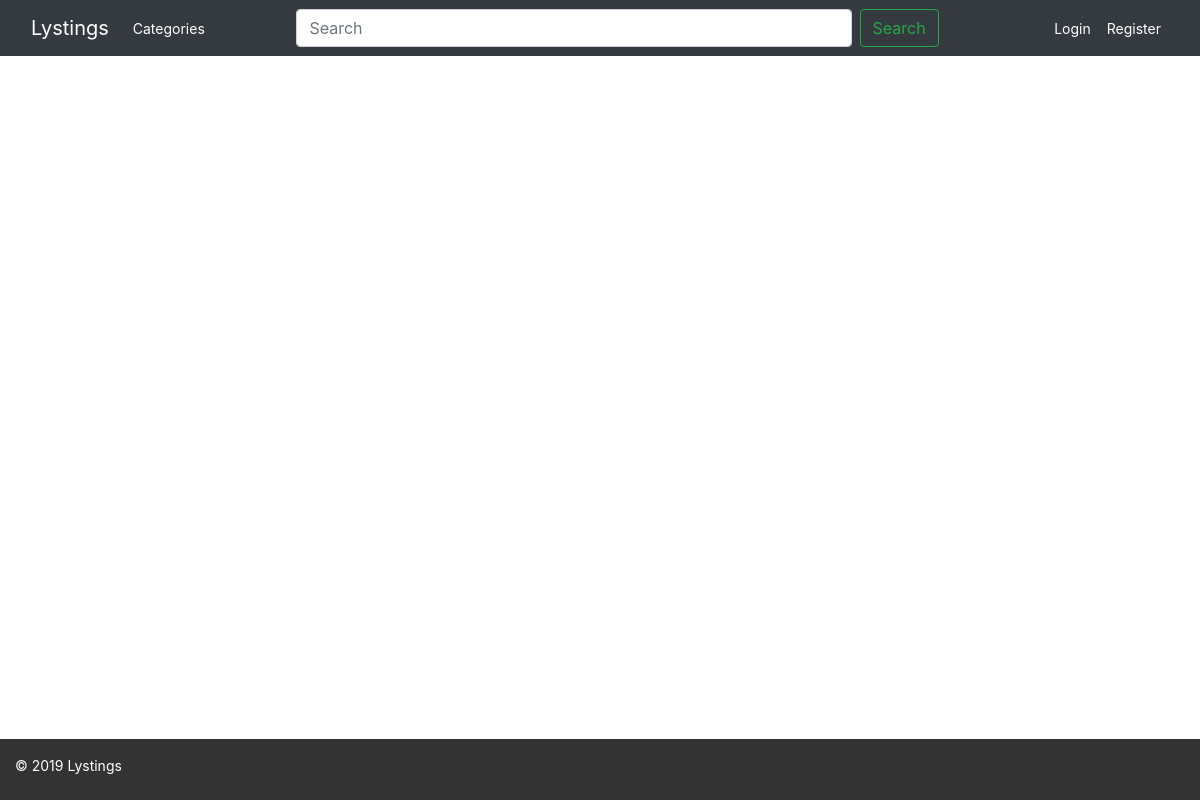
Before: / with the older database file.
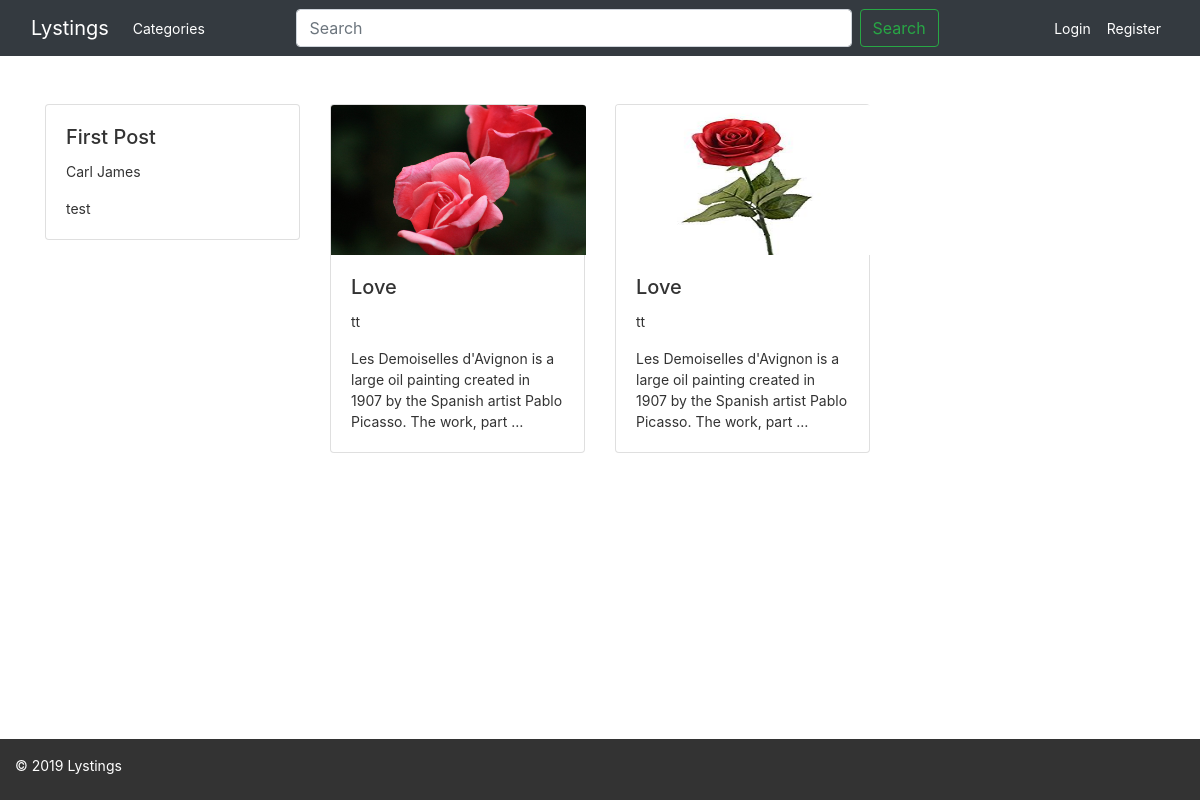
After: the same page with the newer database file.
### items/models.py (models this page shows, shortened)
class PostItem(models.Model):
    title = models.CharField(max_length=200)
    slug = models.SlugField()
    short_description = models.CharField(max_length=250)
    description = models.TextField()
    post_image = models.ImageField(
        upload_to='uploads', blank=True, null=True, default='default.jpg')
    pub_date = models.DateTimeField(auto_now_add=True)
    updated_at = models.DateTimeField(auto_now=True)
    post_category = models.ForeignKey(Category, on_delete=models.CASCADE)
    user_post = models.ForeignKey(CustomUser, on_delete=models.CASCADE)
    class Meta:
        verbose_name = 'List Item'

### users/models.py (models this page shows)
class CustomUser(AbstractUser):
    def full_name(self):
        if self.first_name == '' and self.last_name == '':
            return self.username
        else:
            return f'{self.first_name} {self.last_name}'
    def __str__(self):
        return self.full_name()

### items/views.py (the view)
# urls.py: path('', PostItemListView.as_view(), name='home'),
class PostItemListView(ListView):
    model = PostItem
    template_name = 'items/index.html'

### templates/items/index.html
{% extends 'base.html' %}
{% load staticfiles %}
{% block content%}
<div class="content">
  <div class="row">
    {% for item in object_list %}
    <a href="{% url 'list-detail' item.pk %}">
      <div class="items col-md-3">
        <div class="card">
          {%if item.post_image %}
          <img src="{{item.post_image.url}}" class="card-img-top item-img" alt="{{item.title}}">
          {% endif %}
          <div class="card-body">
            <h5 class="card-title">{{item.title}}</h5>
            <p class="card-text">{{item.user_post}}</p>
            <p class="card-text">{{item.description|truncatewords:20}}</p>
          </div>
        </div>
    </a>
  </div>
  {% endfor %}
</div>
</div>
{% endblock content%}

### templates/base.html (shortened to what this page needs)
{% load staticfiles %}
<!DOCTYPE html>
<html lang="en">
<head>
  <link rel="stylesheet" href="{% static 'css/bootstrap-min.css'%}">
  <link rel="stylesheet" href="{% static 'css/style.css'%}">
</head>
<body>
  <header>
    <nav class="navbar navbar-expand-lg navbar-dark bg-dark">
      <div class="container-fluid">
        <a class="navbar-brand" href="{% url 'home' %}">Lystings</a>
        <div class="collapse navbar-collapse" id="navbarSupportedContent">
          <ul class="navbar-nav mr-auto">
            <li class="nav-item active">
              <a class="nav-link" href="#">Categories</a>
            </li>
          </ul>
          <form class="form-inline my-2 col-sm-8 my-lg-0">
            <input class="form-control col-sm-10 mr-sm-2" type="search" placeholder="Search" aria-label="Search">
            <button class="btn btn-outline-success my-2 my-sm-0" type="submit">Search</button>
          </form>
          <ul class="navbar-nav ml-auto">
            {% if user.is_authenticated %}
            <li class="nav-item">
              <a class="nav-link" href="{%url 'new-listing'%}">New Listing</a>
            </li>
            <li class="nav-item dropdown">
              <a class="nav-link dropdown-toggle" href="#" id="navbarDropdown" role="button" data-toggle="dropdown"
                aria-haspopup="true" aria-expanded="false">
                Hi, {{user.username}}
              </a>
              <div class="dropdown-menu" aria-labelledby="navbarDropdown">
                <a class="dropdown-item" href="#">Profile</a>
                <a class="dropdown-item" href="{%url 'new-listing'%}">New Listing</a>
                <a class="dropdown-item" href="#">Your Listings</a>
                <a class="dropdown-item" href="{% url 'logout'%}">Logout</a>
              </div>
            </li>
            {% else %}
            <li class="nav-item active">
              <a class="nav-link" href="{% url 'login'%}">Login</a>
            </li>
            <li class="nav-item active">
              <a class="nav-link" href="{% url 'register'%}">Register</a>
            </li>
            {% endif %}
          </ul>
        </div>
      </div>
    </nav>
  </header>
  <main>
    <div class="container">
      {% block content%}{% endblock content%}
    </div>
  </main>
  <footer class="footer">
    <div class="container-fluid">
      <p class="copyright">&copy; 2019 Lystings</p>
    </div>
  </footer>
</body>
</html>

### static/css/style.css (style rules this page uses)
body { display: flex; flex-direction: column; min-height: 100vh; font-size: 14px; }
a, a:hover { color: #333; text-decoration: none; }
main { flex: 1; }
.content { padding: 3rem 0; }
.footer { padding: 1rem 0 .5rem; background-color: #333; color: #fff; }
.item-img { width: 255px; height: 150px; }

Changed rows visible on the page:
added PostItem: title "First Post", user_post "Carl James", description "test"
added PostItem: post_image (picture), title "Love", user_post "tt", description "Les Demoiselles d'Avignon is a large oil painting created in 1907 by the Spanish artist Pablo Picasso. The work, part …"
added PostItem: post_image (picture), title "Love", user_post "tt", description "Les Demoiselles d'Avignon is a large oil painting created in 1907 by the Spanish artist Pablo Picasso. The work, part …"
